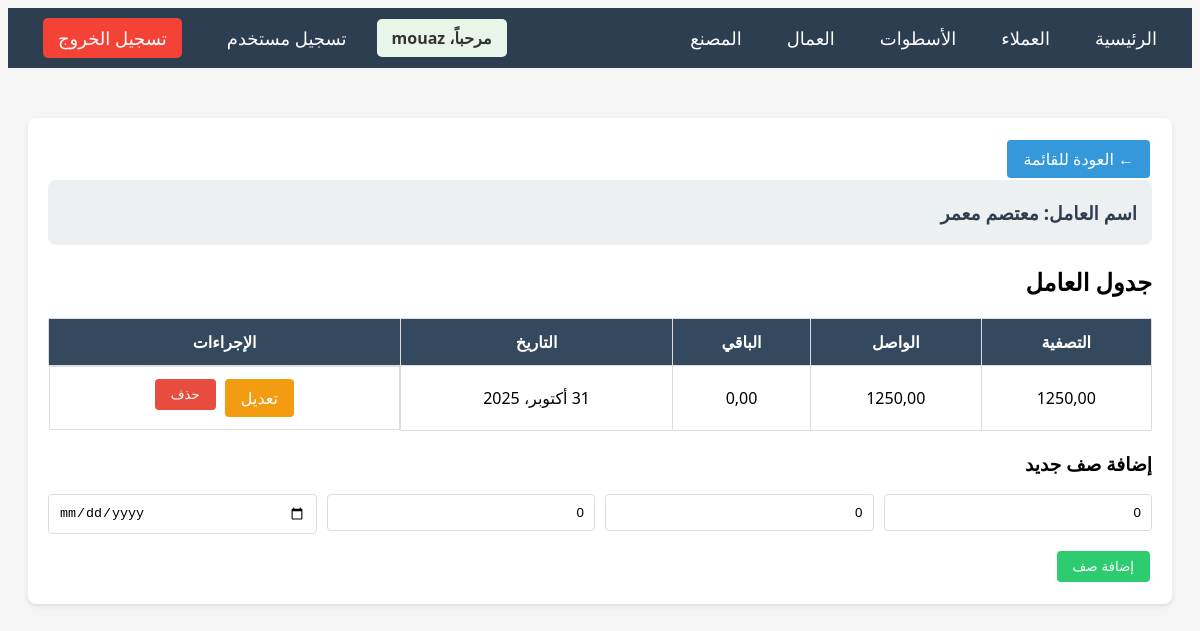
Screenshot of /workers/12/ (signed in) with the database file from the repository.
### main/models.py (models this page shows, shortened)
class Worker(models.Model):
    name = models.CharField(max_length=200, verbose_name='اسم العامل')
    created_at = models.DateTimeField(auto_now_add=True)
    class Meta:
        verbose_name = 'عامل'
        verbose_name_plural = 'العمال'
        ordering = ['-created_at']

class WorkerRow(models.Model):
    worker = models.ForeignKey(Worker, on_delete=models.CASCADE, related_name='rows', verbose_name='العامل')
    classification = models.DecimalField(max_digits=10, decimal_places=2, default=0, verbose_name='التصفية')
    received = models.DecimalField(max_digits=10, decimal_places=2, default=0, verbose_name='الواصل')
    remaining = models.DecimalField(max_digits=10, decimal_places=2, default=0, verbose_name='الباقي')
    date = models.DateField(null=True, blank=True, verbose_name='التاريخ', default='لا يوجد')
    order = models.IntegerField(default=0, verbose_name='الترتيب')
    class Meta:
        verbose_name = 'صف العامل'
        verbose_name_plural = 'صفوف العمال'
        ordering = ['order', 'id']

### main/views.py (the view)
# urls.py: path('workers/<int:pk>/', views.worker_detail, name='worker_detail'),
@login_required
def worker_detail(request, pk):
    worker = get_object_or_404(Worker, pk=pk)
    rows = worker.rows.all()
    if request.method == 'POST':
        form = WorkerRowForm(request.POST)
        if form.is_valid():
            row = form.save(commit=False)
            row.worker = worker
            row.order = worker.rows.count()
            row.save()
            messages.success(request, 'تم إضافة الصف بنجاح')
            return redirect('worker_detail', pk=pk)
    else:
        form = WorkerRowForm()
    context = {
        'worker': worker,
        'rows': rows,
        'form': form,
    }
    return render(request, 'main/worker_detail.html', context)

### main/forms.py
class WorkerRowForm(forms.ModelForm):
    class Meta:
        model = WorkerRow
        fields = ['classification', 'received', 'remaining', 'date']
        widgets = {
            'date': forms.DateInput(attrs={'class': 'form-control', 'placeholder': 'التاريخ', 'type': 'date'}),
            'remaining': forms.NumberInput(attrs={'class': 'form-control', 'placeholder': 'الباقي', 'step': '0.01'}),
            'received': forms.NumberInput(attrs={'class': 'form-control', 'placeholder': 'الواصل', 'step': '0.01'}),
            'classification': forms.NumberInput(attrs={'class': 'form-control', 'placeholder': 'التصفية', 'step': '0.01'}),
        }

### main/templates/main/worker_detail.html (shortened to what this page needs)
{% extends 'main/base.html' %}
{% block content %}
<div class="card">
    <a href="{% url 'worker_list' %}" class="btn btn-primary">← العودة للقائمة</a>
    <div class="customer-header">
        <h3>اسم العامل: {{ worker.name }}</h3>
    </div>
    <h2>جدول العامل</h2>
    <div class="table-container">
        <table>
            <thead>
                <tr>
                    <th>التصفية</th>
                    <th>الواصل</th>
                    <th>الباقي</th>
                    <th>التاريخ</th>
                    <th>الإجراءات</th>
                </tr>
            </thead>
            <tbody>
                {% for row in rows %}
                <tr>
                    <td>{{ row.classification }}</td>
                    <td>{{ row.received }}</td>
                    <td>{{ row.remaining }}</td>
                    <td>{{ row.date }}</td>
                    <td class="actions">
                        <a href="{% url 'worker_row_edit' row.pk %}" class="btn btn-warning">تعديل</a>
                        <form method="POST" action="{% url 'worker_row_delete' row.pk %}" style="display: inline;" onsubmit="return confirm('هل أنت متأكد من حذف هذا الصف؟')">
                            <button type="submit" class="btn btn-danger">حذف</button>
                        </form>
                    </td>
                </tr>
                {% empty %}
                <tr>
                    <td colspan="4" style="text-align: center;">لا توجد صفوف حالياً</td>
                </tr>
                {% endfor %}
            </tbody>
        </table>
    </div>
    <h3>إضافة صف جديد</h3>
    <form method="POST">
        <div style="display: grid; grid-template-columns: repeat(4, 1fr); gap: 10px;">
            <div class="form-group">
                {{ form.classification }}
            </div>
            <div class="form-group">
                {{ form.received }}
            </div>
            <div class="form-group">
                {{ form.remaining }}
            </div>
            <div class="form-group">
                {{ form.date }}
            </div>
        </div>
        <button type="submit" class="btn btn-success">إضافة صف</button>
    </form>
</div>
{% endblock %}

### main/templates/main/base.html (shortened to what this page needs)
<!DOCTYPE html>
<html lang="ar" dir="rtl">
<head>
    {% load static %}
    <link rel="stylesheet" href="{% static 'css/style.css' %}">
</head>
<body>
    <nav class="navbar">
        <div class="nav-right">
            <a href="{% url 'home' %}">الرئيسية</a>
            <a href="{% url 'customer_list' %}">العملاء</a>
            <a href="{% url 'craftsman_list' %}">الأسطوات</a>
            <a href="{% url 'worker_list' %}">العمال</a>
            <a href="{% url 'factory_detail' %}">المصنع</a>
        </div>
        <div class="nav-left">
            {% if user.is_authenticated %}
            <span class="user-info">مرحباً، {{ user.username }}</span>
            {% if user.is_superuser %}
            <a href="{% url 'register' %}">تسجيل مستخدم</a>
            {% endif %}
            <a href="{% url 'logout' %}" class="btn-logout">تسجيل الخروج</a>
            {% else %}
            <a href="{% url 'login' %}">تسجيل الدخول</a>
            {% endif %}
        </div>
    </nav>
    <div class="container">
        {% block content %}
        {% endblock %}
    </div>
</body>
</html>

### static/css/style.css (style rules this page uses)
body { direction: rtl; text-align: right; font-family: 'Segoe UI', Tahoma, Geneva, Verdana, sans-serif; background-color: #f5f5f5; }
.container { max-width: 1200px; margin: 0 auto; padding: 20px; }
.navbar { background-color: #2c3e50; padding: 15px; margin-bottom: 30px; }
.navbar a { color: white; text-decoration: none; margin: 0 15px; font-size: 18px; }
.card { background: white; border-radius: 8px; padding: 20px; margin-bottom: 20px; box-shadow: 0 2px 4px rgba(0,0,0,0.1); }
.table-container { overflow-x: auto; margin: 20px 0; }
table { width: 100%; border-collapse: collapse; background: white; }
table th { background-color: #34495e; color: white; padding: 12px; text-align: center; border: 1px solid #ddd; }
table td { padding: 10px; text-align: center; border: 1px solid #ddd; }
.btn { padding: 8px 16px; border: none; border-radius: 4px; cursor: pointer; text-decoration: none; display: inline-block; margin: 2px; }
.btn-primary { background-color: #3498db; color: white; }
.btn-success { background-color: #2ecc71; color: white; }
.btn-danger { background-color: #e74c3c; color: white; }
.btn-warning { background-color: #f39c12; color: white; }
.form-group { margin-bottom: 15px; }
.form-control { width: 100%; padding: 10px; border: 1px solid #ddd; border-radius: 4px; box-sizing: border-box; }
.customer-header { background-color: #ecf0f1; padding: 15px; border-radius: 8px; margin-bottom: 20px; }
.customer-header h3 { margin: 5px 0; color: #2c3e50; }
.actions { display: flex; gap: 5px; justify-content: center; }
input[type="number"] { text-align: right; }

### main/templates/main/base.html (style rules this page uses)
.navbar { display: flex; justify-content: space-between; align-items: center; padding: 10px 20px; }
.nav-right, .nav-left { display: flex; gap: 15px; align-items: center; }
.user-info { color: #333; font-weight: bold; padding: 8px 15px; background: #e8f5e9; border-radius: 5px; }
.btn-logout { background: #f44336 !important; color: white !important; padding: 8px 15px !important; border-radius: 5px !important; text-decoration: none !important; }

### rows the page displays
Worker: name "معتصم معمر"
WorkerRow: classification "1250,00", received "1250,00", remaining "0,00", date "31 أكتوبر، 2025"

### other values shown
{{ user.username }} "mouaz"
